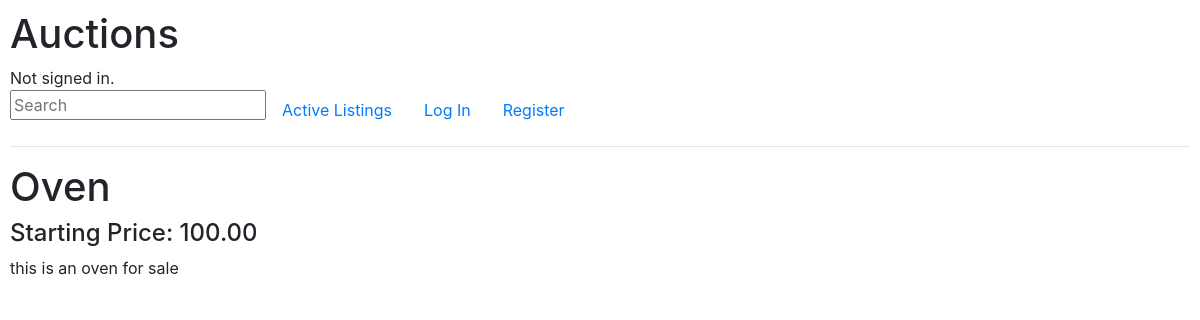
The page /listed/1 on the database as committed earlier.
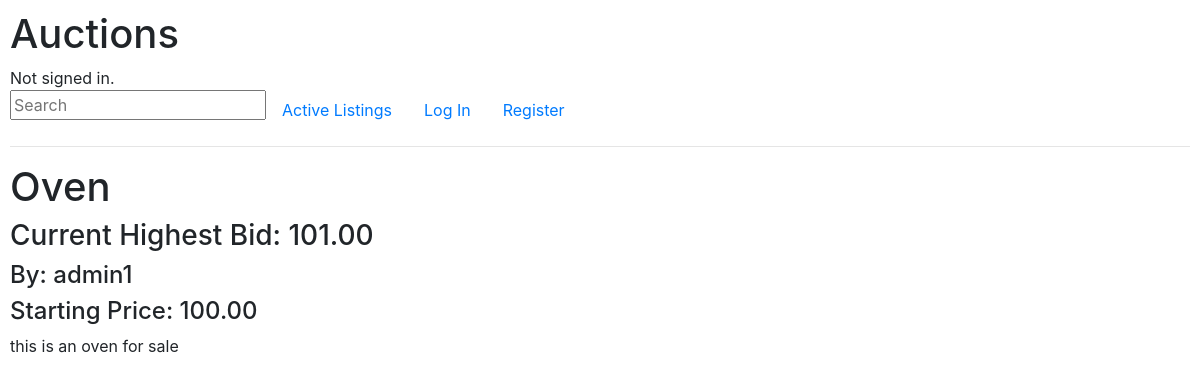
The same page on the database as committed later.
### auctions/models.py (models this page shows, shortened)
class Bid(models.Model):
	bid_id = models.AutoField(primary_key=True)
	listing_id = models.ForeignKey(Listing, on_delete=models.CASCADE, related_name="bidded")
	bidder = models.CharField(max_length=64)
	value = models.DecimalField(max_digits=19, decimal_places=2)

### auctions/views.py (the view)
# urls.py: path("listed/<int:item_id>", views.listed, name="listed"),
def listed(request, item_id):
    listed = Listing.objects.get(pk=item_id)
    return render(request, "auctions/listed.html", {
        "listed_id": item_id,
        "title": listed.item_name,
        "description": listed.item_description,
        "price": listed.price,
        "comments": Comment.objects.filter(listing_id=item_id),
        "high_bid": Bid.objects.filter(listing_id=item_id)
        })

### auctions/templates/auctions/listed.html (shortened to what this page needs)
{% extends "auctions/layout.html" %}
{% block body %}
	<h1>{{ title }}</h1>
	<div>
		{% for bid in high_bid %}
			<h3>Current Highest Bid: {{ bid.value }}</h3>
			<h4>By: {{ bid.bidder }}</h4>
		{% empty %}
			<h3 hidden></h3>
		{% endfor %}
		<h4>Starting Price: {{ price }}</h4>
	</div>
	<div>
		{{ description }}
	</div>
{% endblock %}

Rows that differ between the two databases and show on the page:
added Bid: value "101.00", bidder "admin1"
